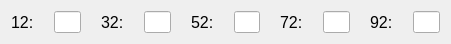
    <widget class="QWidget" name="layoutWidget_31">
     <property name="geometry">
      <rect>
       <x>10</x>
       <y>380</y>
       <width>451</width>
       <height>29</height>
      </rect>
     </property>
     <layout class="QHBoxLayout" name="MemoryRow12">
      <property name="spacing">
       <number>20</number>
      </property>
      <item>
       <layout class="QHBoxLayout" name="horizontalLayout_199">
        <item>
         <widget class="QLabel" name="label_271">
          <property name="font">
           <font>
            <pointsize>12</pointsize>
           </font>
          </property>
          <property name="text">
           <string>12:</string>
          </property>
         </widget>
        </item>
        <item>
         <widget class="QLineEdit" name="memLineEdit12">
          <property name="maxLength">
           <number>4</number>
          </property>
         </widget>
        </item>
       </layout>
      </item>
      <item>
       <layout class="QHBoxLayout" name="horizontalLayout_200">
        <item>
         <widget class="QLabel" name="label_272">
          <property name="font">
           <font>
            <pointsize>12</pointsize>
           </font>
          </property>
          <property name="text">
           <string>32:</string>
          </property>
         </widget>
        </item>
        <item>
         <widget class="QLineEdit" name="memLineEdit32">
          <property name="maxLength">
           <number>4</number>
          </property>
         </widget>
        </item>
       </layout>
      </item>
      <item>
       <layout class="QHBoxLayout" name="horizontalLayout_201">
        <item>
         <widget class="QLabel" name="label_273">
          <property name="font">
           <font>
            <pointsize>12</pointsize>
           </font>
          </property>
          <property name="text">
           <string>52:</string>
          </property>
         </widget>
        </item>
        <item>
         <widget class="QLineEdit" name="memLineEdit52">
          <property name="maxLength">
           <number>4</number>
          </property>
         </widget>
        </item>
       </layout>
      </item>
      <item>
       <layout class="QHBoxLayout" name="horizontalLayout_202">
        <item>
         <widget class="QLabel" name="label_274">
          <property name="font">
           <font>
            <pointsize>12</pointsize>
           </font>
          </property>
          <property name="text">
           <string>72:</string>
          </property>
         </widget>
        </item>
        <item>
         <widget class="QLineEdit" name="memLineEdit72">
          <property name="maxLength">
           <number>4</number>
          </property>
         </widget>
        </item>
       </layout>
      </item>
      <item>
       <layout class="QHBoxLayout" name="horizontalLayout_203">
        <item>
         <widget class="QLabel" name="label_275">
          <property name="font">
           <font>
            <pointsize>12</pointsize>
           </font>
          </property>
          <property name="text">
           <string>92:</string>
          </property>
         </widget>
        </item>
        <item>
         <widget class="QLineEdit" name="memLineEdit92">
          <property name="maxLength">
           <number>4</number>
          </property>
         </widget>
        </item>
       </layout>
      </item>
     </layout>
    </widget>
